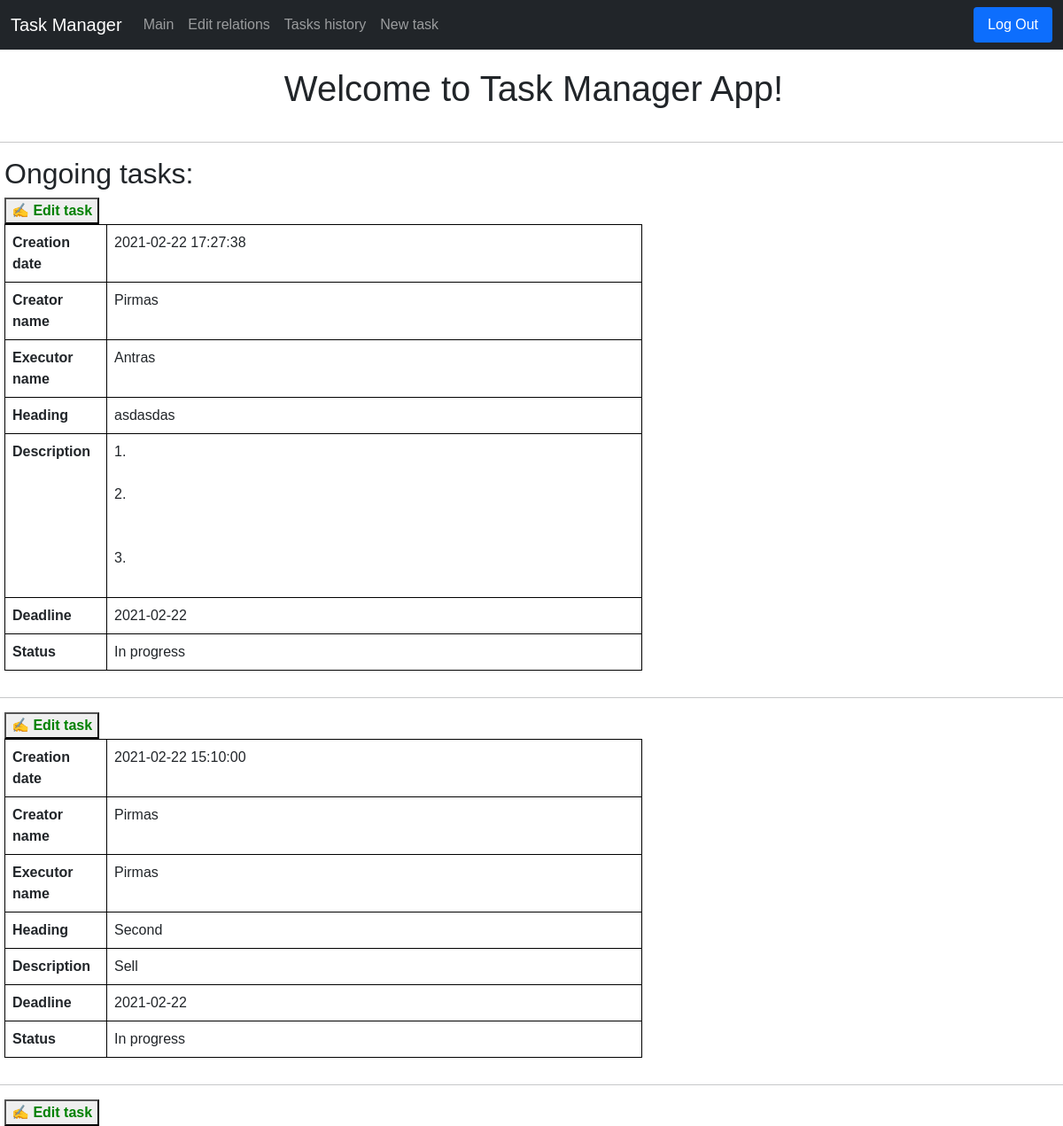
Page / (signed in, upper part) on the earlier database version.
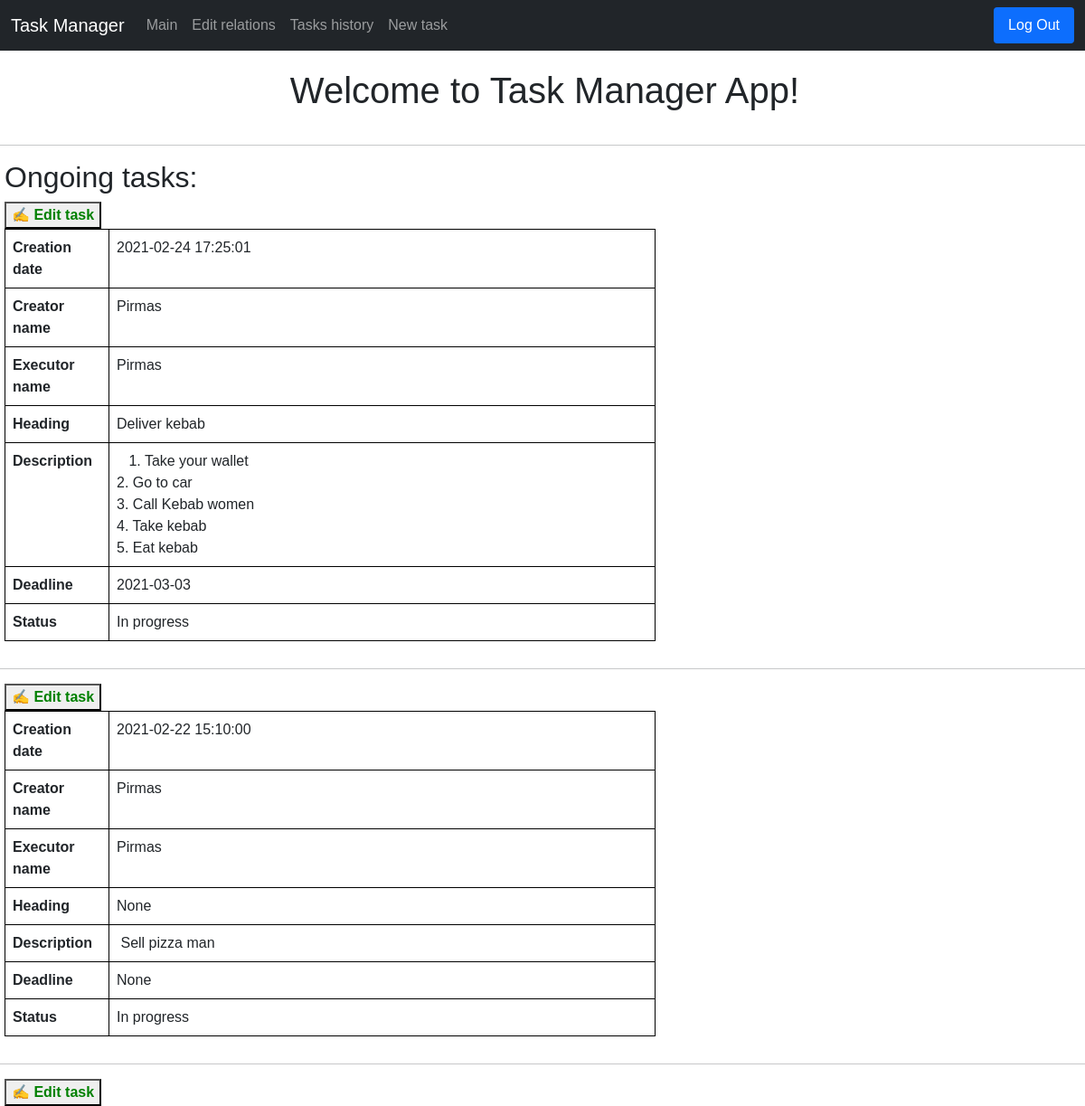
Same page on the later database version.
### tables this page shows
CREATE TABLE tasks(id INTEGER PRIMARY KEY, creator_id INTEGER, executor_id INTEGER, heading TEXT, description TEXT, creation_date TIMESTAMP DEFAULT CURRENT_TIMESTAMP,
deadline_date TIMESTAMP, status INTEGER);

CREATE TABLE users(user_id INTEGER PRIMARY KEY, name TEXT NOT NULL UNIQUE, hash TEXT NOT NULL, position TEXT, company TEXT);

### application.py (the view, shortened to what this page needs)
@app.route("/", methods=["GET", "POST"])
def index():
    if request.method == "GET":
        if session.get("user_id") is None:
            return redirect("/login")
        else:
            connection = sqlite3.connect('data.db')
            db = connection.cursor()
            db.execute("SELECT * FROM tasks WHERE creator_id = ? OR executor_id = ? AND status = 0 ORDER BY creation_date DESC",
               (session["user_id"], session["user_id"]))
            rows = db.fetchall()
            db.execute("SELECT * FROM users")
            users = db.fetchall()
            return render_template("index.html", rows=rows, users=users)

### templates/index.html (shortened to what this page needs)
{% extends "layout.html" %}
{% block main %}
<h1 class="pageTitle">Welcome to Task Manager App!</h1>
<hr>
<h2 style="margin-left: 5px;">Ongoing tasks:</h2>
{% for row in rows %}
    {% if row[7] == 0 %}
<div class="container-2">
    <form action="/" method="POST">
        <button type="submit" name="task_id" value="{{ row[0] }}" class="edit">&#9997; Edit task</button>
        <table class="table">
            <tr class="borderr">
                <th scope="col" class="borderName">Creation date</th>
                <td class="borderr">{{ row[5] }}</td>
            </tr>
            <tr class="borderr">
                <th scope="col" class="borderName">Creator name</th>
                <td class="borderr">
                    {% for user in users %}
                    {% if user[0] == row[1] %}
                    {{ user[1] }}
                    {% endif %}
                    {% endfor %}
                </td>
            </tr>
            <tr class="borderr">
                <th scope="col" class="borderName">Executor name</th>
                <td class="borderr">
                    {% for user in users %}
                    {% if user[0] == row[2] %}
                    {{ user[1] }}
                    {% endif %}
                    {% endfor %}
                </td>
            </tr>
            <tr class="borderr">
                <th scope="col" class="borderName">Heading</th>
                <td class="borderr">{{ row[3] }}</td>
            </tr>
            <tr class="borderr">
                <th scope="col" class="borderName">Description</th>
                <td class="borderr" style="white-space: pre-wrap;" contenteditable>{{ row[4] }}</td>
            </tr>
            <tr class="borderr">
                <th scope="col" class="borderName">Deadline</th>
                <td class="borderr">{{ row[6] }}</td>
            </tr>
            <tr class="borderr">
                <th scope="col" class="borderName">Status</th>
                <td class="borderr">
                    {% if row[7] == 0 %}
                    In progress
                    {% elif row[7] == 1 %}
                    Finished
                    {% else %}
                    Canceled
                    {% endif %}
                </td>
            </tr>
        </table>
        <hr>
    </form>
</div>
{% endif %}
{% endfor %}
{% endblock %}

Differences in the rows shown:
no longer on this page (row edited): tasks: {{ row[0] }} 7 (drawn), creation_date "2021-02-22 17:27:38", heading "asdasdas", description "1. 2. 3.", deadline_date "2021-02-22", status "In progress", users (name "Pirmas")
no longer on this page (row unchanged): users: name "Antras", shown under "2021-02-22 17:27:38"
added tasks: {{ row[0] }} 8 (drawn), creation_date "2021-02-24 17:25:01", heading "Deliver kebab", description "1. Take your wallet 2. Go to car 3. Call Kebab women 4. Take kebab 5. Eat kebab", deadline_date "2021-03-03", status "In progress", users (name "Pirmas")
changed tasks: heading "Second" → "None"; description "Sell" → "Sell pizza man"; deadline_date "2021-02-22" → "None"
